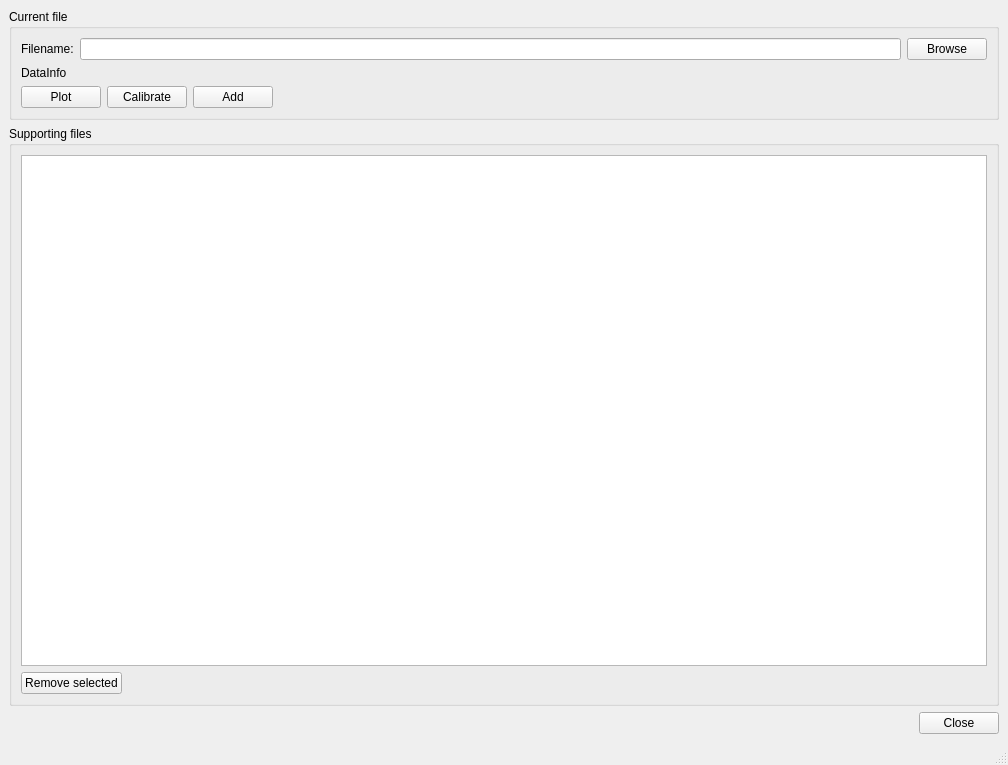
<?xml version="1.0" encoding="UTF-8"?>
<ui version="4.0">
 <class>MainWindow</class>
 <widget class="QMainWindow" name="MainWindow">
  <property name="geometry">
   <rect>
    <x>0</x>
    <y>0</y>
    <width>1008</width>
    <height>765</height>
   </rect>
  </property>
  <property name="windowTitle">
   <string>MainWindow</string>
  </property>
  <widget class="QWidget" name="centralwidget">
   <layout class="QVBoxLayout" name="verticalLayout">
    <item>
     <widget class="QGroupBox" name="groupBox">
      <property name="title">
       <string>Current file</string>
      </property>
      <layout class="QVBoxLayout" name="verticalLayout_3">
       <item>
        <layout class="QHBoxLayout" name="horizontalLayout">
         <item>
          <widget class="QLabel" name="label">
           <property name="text">
            <string>Filename:</string>
           </property>
          </widget>
         </item>
         <item>
          <widget class="QLineEdit" name="lineEdit_2"/>
         </item>
         <item>
          <widget class="QPushButton" name="browseButton">
           <property name="sizePolicy">
            <sizepolicy hsizetype="Maximum" vsizetype="Fixed">
             <horstretch>0</horstretch>
             <verstretch>0</verstretch>
            </sizepolicy>
           </property>
           <property name="text">
            <string>Browse</string>
           </property>
          </widget>
         </item>
        </layout>
       </item>
       <item>
        <widget class="QLabel" name="label_2">
         <property name="text">
          <string>DataInfo</string>
         </property>
        </widget>
       </item>
       <item>
        <layout class="QHBoxLayout" name="horizontalLayout_2">
         <item>
          <widget class="QPushButton" name="plotButton">
           <property name="sizePolicy">
            <sizepolicy hsizetype="Maximum" vsizetype="Fixed">
             <horstretch>0</horstretch>
             <verstretch>0</verstretch>
            </sizepolicy>
           </property>
           <property name="text">
            <string>Plot</string>
           </property>
          </widget>
         </item>
         <item>
          <widget class="QPushButton" name="calibrateButton">
           <property name="sizePolicy">
            <sizepolicy hsizetype="Maximum" vsizetype="Fixed">
             <horstretch>0</horstretch>
             <verstretch>0</verstretch>
            </sizepolicy>
           </property>
           <property name="text">
            <string>Calibrate</string>
           </property>
          </widget>
         </item>
         <item>
          <widget class="QPushButton" name="addButton">
           <property name="sizePolicy">
            <sizepolicy hsizetype="Maximum" vsizetype="Fixed">
             <horstretch>0</horstretch>
             <verstretch>0</verstretch>
            </sizepolicy>
           </property>
           <property name="text">
            <string>Add</string>
           </property>
          </widget>
         </item>
         <item>
          <spacer name="horizontalSpacer">
           <property name="orientation">
            <enum>Qt::Horizontal</enum>
           </property>
           <property name="sizeHint" stdset="0">
            <size>
             <width>40</width>
             <height>20</height>
            </size>
           </property>
          </spacer>
         </item>
        </layout>
       </item>
      </layout>
     </widget>
    </item>
    <item>
     <widget class="QGroupBox" name="groupBox_2">
      <property name="title">
       <string>Supporting files</string>
      </property>
      <layout class="QVBoxLayout" name="verticalLayout_2">
       <item>
        <widget class="QListWidget" name="listWidget"/>
       </item>
       <item>
        <widget class="QPushButton" name="removeSelectedButton">
         <property name="sizePolicy">
          <sizepolicy hsizetype="Maximum" vsizetype="Maximum">
           <horstretch>0</horstretch>
           <verstretch>0</verstretch>
          </sizepolicy>
         </property>
         <property name="text">
          <string>Remove selected</string>
         </property>
        </widget>
       </item>
      </layout>
     </widget>
    </item>
    <item alignment="Qt::AlignRight">
     <widget class="QPushButton" name="pushButton">
      <property name="sizePolicy">
       <sizepolicy hsizetype="Maximum" vsizetype="Fixed">
        <horstretch>0</horstretch>
        <verstretch>0</verstretch>
       </sizepolicy>
      </property>
      <property name="text">
       <string>Close</string>
      </property>
     </widget>
    </item>
   </layout>
  </widget>
  <widget class="QMenuBar" name="menubar">
   <property name="geometry">
    <rect>
     <x>0</x>
     <y>0</y>
     <width>1008</width>
     <height>22</height>
    </rect>
   </property>
  </widget>
  <widget class="QStatusBar" name="statusbar"/>
 </widget>
 <resources/>
 <connections/>
</ui>
